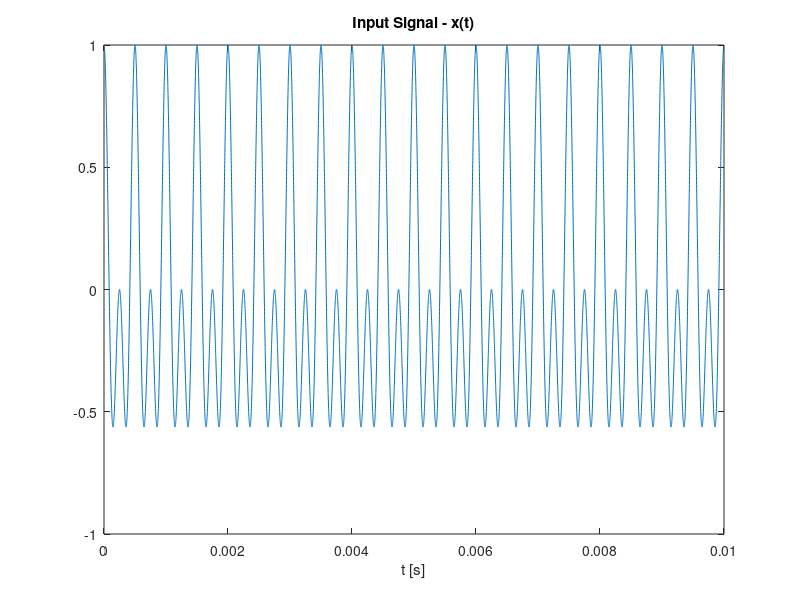
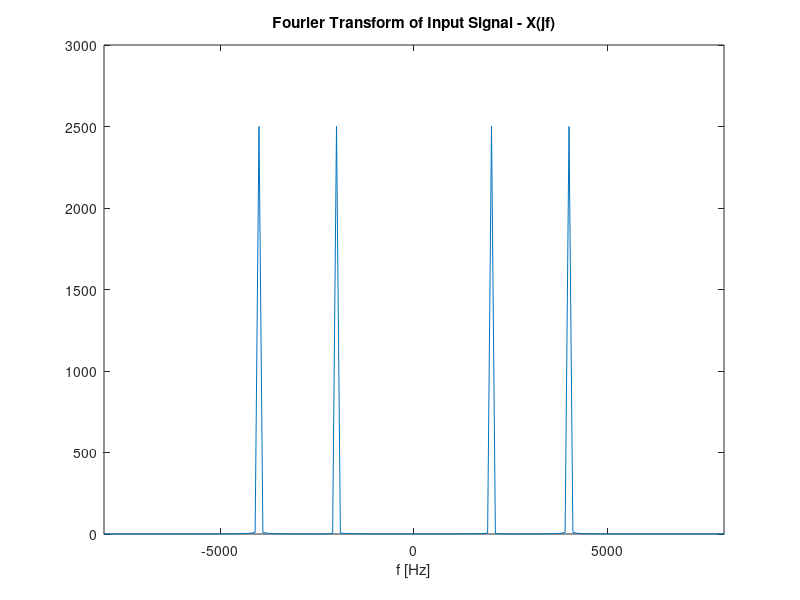
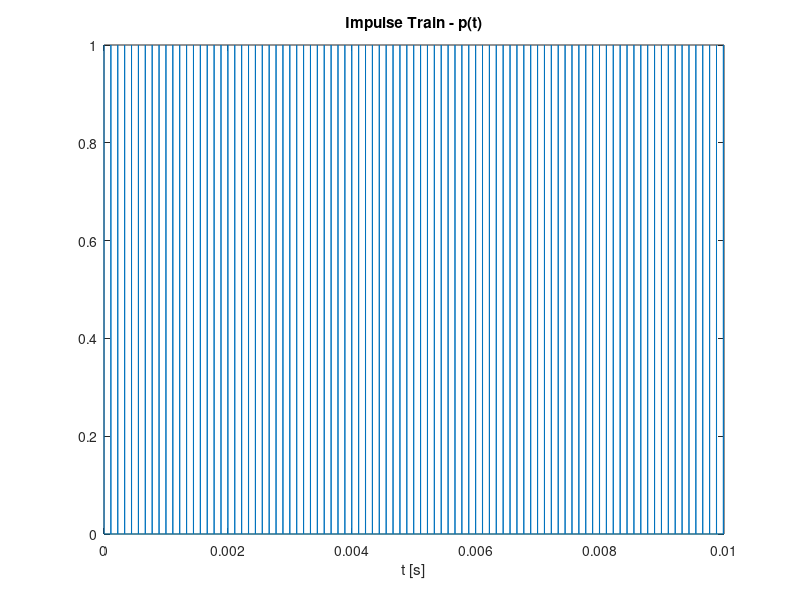
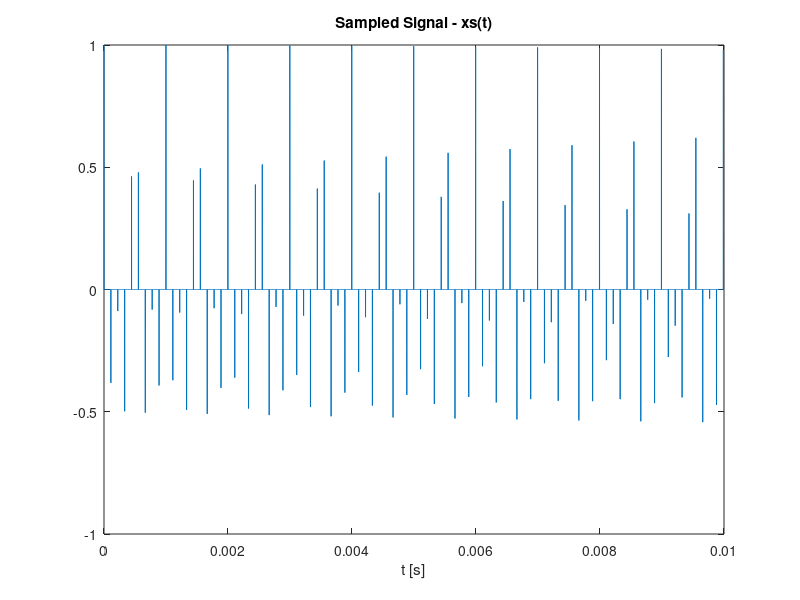

Here is the MATLAB script that generated these plots, in order: (Note: this script raises an error after producing the figures.)
clearvars;
close all;
hold off;

% create input signal
t_rep = 1e-6; % period of "continuous" input signal
t_low = 0;
t_high = 0.01;
t = t_low:t_rep:t_high; % define t interval
f_low = 1000; % lowest frequency
x = cos(2*pi*f_low*t).*cos(2*pi*3*f_low*t); % input signal
f_high = 4*f_low; % highest frequency
fs = 9000; % sample frequency

% plot input signal
plot(t, x);
title('Input Signal - x(t)');
xlabel('t [s]');
figure();

% fourier transform on signal
x_ft = fft(x); % fourier transform
x_ftshifted = fftshift(x_ft); % shift so we get negative and positive ft data
x_ftshifted_faxis = linspace(-1/t_rep/2, 1/t_rep/2, length(x_ftshifted)); % create freq axis
plot(x_ftshifted_faxis, abs(x_ftshifted));
axis([-8000 8000 0 3000]);
title('Fourier Transform of Input Signal - X(jf)');
xlabel('f [Hz]');
figure();

% calculate sample period
NyqMult = floor(1/fs/t_rep);
Ts = t_rep*NyqMult; % sample period calculated this way so we sample at defined points
if (1/Ts < 2*f_high) % sample freq must be at least 2*f
    warning('WARNING! Sample frequency is under nyquist rate\n');
end

% create impulse train
p = zeros(1, length(t)); % allocate memory for impulse train
for n = 0:((t_high-t_low)/Ts)
    idx = floor(n*Ts/t_rep + 1);
    p(idx) = 1; % set to 1 each period
end
plot(t, p);
title('Impulse Train - p(t)');
xlabel('t [s]');
figure();

% get sampled signal
xs = x.*p; % get sampled signal
plot(t, xs);
title('Sampled Signal - xs(t)');
xlabel('t [s]');
figure();

% fourier transform sampled signal
oscAmp = 4; % amp of oscillations from matlab fourier transform
xs_ft = fft(xs); % fourier transform sampled signal
xs_ftshifted = fftshift(xs_ft); % shift the ft 
xs_ftshifted(abs(xs_ftshifted)<oscAmp) = 0; % remove oscillations
xs_ftshifted_faxis = linspace(-1/t_rep/2, 1/t_rep/2, length(xs_ftshifted)); % create freq axis
plot(xs_ftshifted_faxis, abs(xs_ftshifted));
axis([-6000 6000 0 30]);
title('Fourier Transform of Sampled Signal - Xs(jf)');
xlabel('f [Hz]');
figure();

% create filter (H)
H = zeros(1, length(xs_ftshifted_faxis));
H(abs(2*pi*xs_ftshifted_faxis) < pi/Ts) = Ts; % filter is unit pulse from -fs/2 to fs/2
plot(xs_ftshifted_faxis, H);
axis([-10000 10000 0 1.5e-4]);
title('Frequency Filter - H(jf)')
xlabel('f [Hz]');
figure();

% create reconstructed FT by filtering signal with H
xr_ftshifted = xs_ftshifted.*H; % reconstructed = (sampled signal)*(filter)
xr_ftshifted_faxis = linspace(-1/t_rep/2, 1/t_rep/2, length(xs_ftshifted)); % create freq axis

% plot reconstructed FT
plot(xr_ftshifted_faxis, abs(xr_ftshifted));
axis([-6000 6000 0 3.5e-3]);
title('Fourier Transform of Reconstructed Signal - Xr(jf)');
xlabel('f [Hz]');
figure();

% plot reconstructed signal and input signal
% Note that the scale needs to be adjusted... Prof says this is typical
% TODO find out how to get original amplitude without input signal
plot(t, x);
hold on;

xr = IfftBlock(xr_ftshifted);
xr_scaled = max(x)/max(xr)*xr;
plot(t, xr_scaled);

title('Reconstructed and Input Signal - xr(t) & x(t)');
xlabel('t [s]');
legend('input', 'reconstructed');
hold off;